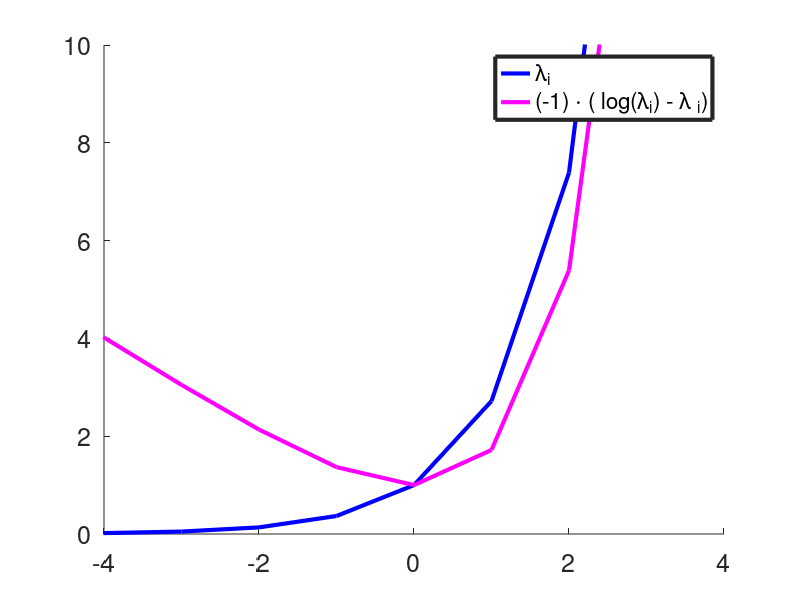

Here is the MATLAB script that generated this plot:
z=[0,1];
zz= {'\lambda_i','(-1) \cdot ( log(\lambda_i) - \lambda _i)'};
%zz= {'exp(D)','-D + exp(D)'};
%zz= ['exp(D)','-D + exp(D)'];
width=5;
D=-width:1:width; %D: discriminant function
lambda = @(D) exp(D);
p = [];
figure;
hold on;
set(gcf,'color','white')
for num = z
  pp = @(D) -( num*log(lambda(D)) - lambda(D) );
  p =[p; pp(D)];
  %           DprintD('%10.7D\n',p)
end
color={'b','g','r','c','m','b'};
%col=ceil(7*rand(1,2));
choice = [1 5];
for i1 = 1:length(z)
  plot(D,p(i1,:),color{choice(i1)},'LineWidth',3);
  %legend(zz(i1))
  %set(h,'Displayname',zz(i1))
end
legend(zz,'FontSize',14,'LineWidth',3);
set(gca,'FontSize',18)
ylim([0 10])
widthp = 4;
xlim([-widthp widthp])